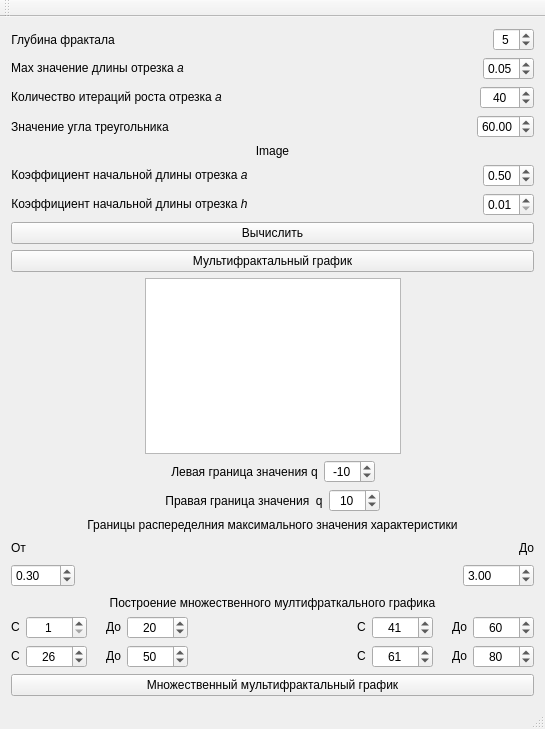
<?xml version="1.0" encoding="UTF-8"?>
<ui version="4.0">
 <class>MainWindow</class>
 <widget class="QMainWindow" name="MainWindow">
  <property name="geometry">
   <rect>
    <x>0</x>
    <y>0</y>
    <width>545</width>
    <height>729</height>
   </rect>
  </property>
  <property name="windowTitle">
   <string>Размах фрактала от количества фаз</string>
  </property>
  <widget class="QWidget" name="centralWidget">
   <layout class="QVBoxLayout" name="verticalLayout">
    <item>
     <layout class="QHBoxLayout" name="horizontalLayout_5">
      <item>
       <widget class="QLabel" name="label_3">
        <property name="text">
         <string>Глубина фрактала</string>
        </property>
        <property name="textFormat">
         <enum>Qt::AutoText</enum>
        </property>
        <property name="alignment">
         <set>Qt::AlignCenter</set>
        </property>
       </widget>
      </item>
      <item>
       <spacer name="horizontalSpacer_3">
        <property name="orientation">
         <enum>Qt::Horizontal</enum>
        </property>
        <property name="sizeHint" stdset="0">
         <size>
          <width>40</width>
          <height>20</height>
         </size>
        </property>
       </spacer>
      </item>
      <item>
       <widget class="QSpinBox" name="sb_fractal_depth">
        <property name="alignment">
         <set>Qt::AlignCenter</set>
        </property>
        <property name="minimum">
         <number>1</number>
        </property>
        <property name="maximum">
         <number>10</number>
        </property>
        <property name="value">
         <number>5</number>
        </property>
       </widget>
      </item>
     </layout>
    </item>
    <item>
     <layout class="QHBoxLayout" name="horizontalLayout_9">
      <item>
       <widget class="QLabel" name="label_4">
        <property name="text">
         <string>&lt;html&gt;&lt;head/&gt;&lt;body&gt;&lt;p&gt;Max значение длины отрезка &lt;span style=&quot; font-style:italic;&quot;&gt;a&lt;/span&gt;&lt;/p&gt;&lt;/body&gt;&lt;/html&gt;</string>
        </property>
        <property name="alignment">
         <set>Qt::AlignCenter</set>
        </property>
       </widget>
      </item>
      <item>
       <spacer name="horizontalSpacer_12">
        <property name="orientation">
         <enum>Qt::Horizontal</enum>
        </property>
        <property name="sizeHint" stdset="0">
         <size>
          <width>18</width>
          <height>20</height>
         </size>
        </property>
       </spacer>
      </item>
      <item>
       <widget class="QDoubleSpinBox" name="dsb_max_line_legth">
        <property name="minimum">
         <double>0.010000000000000</double>
        </property>
        <property name="maximum">
         <double>1.000000000000000</double>
        </property>
        <property name="singleStep">
         <double>0.010000000000000</double>
        </property>
        <property name="value">
         <double>0.050000000000000</double>
        </property>
       </widget>
      </item>
     </layout>
    </item>
    <item>
     <layout class="QHBoxLayout" name="horizontalLayout_15">
      <item>
       <widget class="QLabel" name="l_single_phase_count_iterations_2">
        <property name="text">
         <string>&lt;html&gt;&lt;head/&gt;&lt;body&gt;&lt;p&gt;Количество итераций роста отрезка &lt;span style=&quot; font-style:italic;&quot;&gt;a&lt;/span&gt;&lt;/p&gt;&lt;/body&gt;&lt;/html&gt;</string>
        </property>
        <property name="textFormat">
         <enum>Qt::AutoText</enum>
        </property>
        <property name="alignment">
         <set>Qt::AlignCenter</set>
        </property>
       </widget>
      </item>
      <item>
       <spacer name="horizontalSpacer_14">
        <property name="orientation">
         <enum>Qt::Horizontal</enum>
        </property>
        <property name="sizeHint" stdset="0">
         <size>
          <width>40</width>
          <height>20</height>
         </size>
        </property>
       </spacer>
      </item>
      <item>
       <widget class="QSpinBox" name="sb_count_iterations">
        <property name="alignment">
         <set>Qt::AlignCenter</set>
        </property>
        <property name="minimum">
         <number>1</number>
        </property>
        <property name="maximum">
         <number>5000</number>
        </property>
        <property name="singleStep">
         <number>5</number>
        </property>
        <property name="value">
         <number>40</number>
        </property>
       </widget>
      </item>
     </layout>
    </item>
    <item>
     <layout class="QHBoxLayout" name="horizontalLayout_10">
      <item>
       <widget class="QLabel" name="label_10">
        <property name="text">
         <string>Значение угла треугольника</string>
        </property>
        <property name="alignment">
         <set>Qt::AlignCenter</set>
        </property>
       </widget>
      </item>
      <item>
       <spacer name="horizontalSpacer_13">
        <property name="orientation">
         <enum>Qt::Horizontal</enum>
        </property>
        <property name="sizeHint" stdset="0">
         <size>
          <width>13</width>
          <height>20</height>
         </size>
        </property>
       </spacer>
      </item>
      <item>
       <widget class="QDoubleSpinBox" name="dsb_angle">
        <property name="minimum">
         <double>1.000000000000000</double>
        </property>
        <property name="maximum">
         <double>89.000000000000000</double>
        </property>
        <property name="singleStep">
         <double>0.100000000000000</double>
        </property>
        <property name="value">
         <double>60.000000000000000</double>
        </property>
       </widget>
      </item>
     </layout>
    </item>
    <item>
     <widget class="QLabel" name="lb_image">
      <property name="text">
       <string>Image</string>
      </property>
      <property name="alignment">
       <set>Qt::AlignCenter</set>
      </property>
     </widget>
    </item>
    <item>
     <layout class="QHBoxLayout" name="horizontalLayout_21">
      <item>
       <widget class="QLabel" name="l_several_phase_coefficient_a_2">
        <property name="text">
         <string>&lt;html&gt;&lt;head/&gt;&lt;body&gt;&lt;p&gt;Коэффициент начальной длины отрезка &lt;span style=&quot; font-style:italic;&quot;&gt;a&lt;/span&gt;&lt;/p&gt;&lt;/body&gt;&lt;/html&gt;</string>
        </property>
        <property name="textFormat">
         <enum>Qt::AutoText</enum>
        </property>
        <property name="alignment">
         <set>Qt::AlignCenter</set>
        </property>
       </widget>
      </item>
      <item>
       <spacer name="horizontalSpacer_16">
        <property name="orientation">
         <enum>Qt::Horizontal</enum>
        </property>
        <property name="sizeHint" stdset="0">
         <size>
          <width>40</width>
          <height>20</height>
         </size>
        </property>
       </spacer>
      </item>
      <item>
       <widget class="QDoubleSpinBox" name="dsb_several_phase_coefficient_a">
        <property name="minimum">
         <double>0.010000000000000</double>
        </property>
        <property name="maximum">
         <double>1.000000000000000</double>
        </property>
        <property name="singleStep">
         <double>0.010000000000000</double>
        </property>
        <property name="value">
         <double>0.500000000000000</double>
        </property>
       </widget>
      </item>
     </layout>
    </item>
    <item>
     <layout class="QHBoxLayout" name="horizontalLayout_22">
      <item>
       <widget class="QLabel" name="l_several_phase_coefficient_h_2">
        <property name="text">
         <string>&lt;html&gt;&lt;head/&gt;&lt;body&gt;&lt;p&gt;Коэффициент начальной длины отрезка &lt;span style=&quot; font-style:italic;&quot;&gt;h&lt;/span&gt;&lt;/p&gt;&lt;/body&gt;&lt;/html&gt;</string>
        </property>
        <property name="textFormat">
         <enum>Qt::AutoText</enum>
        </property>
        <property name="alignment">
         <set>Qt::AlignCenter</set>
        </property>
       </widget>
      </item>
      <item>
       <spacer name="horizontalSpacer_17">
        <property name="orientation">
         <enum>Qt::Horizontal</enum>
        </property>
        <property name="sizeHint" stdset="0">
         <size>
          <width>40</width>
          <height>20</height>
         </size>
        </property>
       </spacer>
      </item>
      <item>
       <widget class="QDoubleSpinBox" name="dsb_several_phase_coefficient_h">
        <property name="minimum">
         <double>0.010000000000000</double>
        </property>
        <property name="maximum">
         <double>1.000000000000000</double>
        </property>
        <property name="singleStep">
         <double>0.010000000000000</double>
        </property>
        <property name="value">
         <double>0.010000000000000</double>
        </property>
       </widget>
      </item>
     </layout>
    </item>
    <item>
     <widget class="QPushButton" name="pb_calculate_fractal">
      <property name="text">
       <string>Вычислить</string>
      </property>
     </widget>
    </item>
    <item>
     <widget class="QPushButton" name="pb_multifractal_graph_build">
      <property name="text">
       <string>Мультифрактальный график</string>
      </property>
     </widget>
    </item>
    <item>
     <layout class="QHBoxLayout" name="horizontalLayout_2">
      <item>
       <spacer name="horizontalSpacer">
        <property name="orientation">
         <enum>Qt::Horizontal</enum>
        </property>
        <property name="sizeHint" stdset="0">
         <size>
          <width>40</width>
          <height>20</height>
         </size>
        </property>
       </spacer>
      </item>
      <item>
       <widget class="QTextEdit" name="te_iterations_growth">
        <property name="html">
         <string>&lt;!DOCTYPE HTML PUBLIC &quot;-//W3C//DTD HTML 4.0//EN&quot; &quot;http://www.w3.org/TR/REC-html40/strict.dtd&quot;&gt;
&lt;html&gt;&lt;head&gt;&lt;meta name=&quot;qrichtext&quot; content=&quot;1&quot; /&gt;&lt;style type=&quot;text/css&quot;&gt;
p, li { white-space: pre-wrap; }
&lt;/style&gt;&lt;/head&gt;&lt;body style=&quot; font-family:'Ubuntu'; font-size:11pt; font-weight:400; font-style:normal;&quot;&gt;
&lt;p align=&quot;center&quot; style=&quot;-qt-paragraph-type:empty; margin-top:0px; margin-bottom:0px; margin-left:0px; margin-right:0px; -qt-block-indent:0; text-indent:0px;&quot;&gt;&lt;br /&gt;&lt;/p&gt;&lt;/body&gt;&lt;/html&gt;</string>
        </property>
       </widget>
      </item>
      <item>
       <spacer name="horizontalSpacer_2">
        <property name="orientation">
         <enum>Qt::Horizontal</enum>
        </property>
        <property name="sizeHint" stdset="0">
         <size>
          <width>40</width>
          <height>20</height>
         </size>
        </property>
       </spacer>
      </item>
     </layout>
    </item>
    <item>
     <layout class="QHBoxLayout" name="horizontalLayout_6">
      <item>
       <spacer name="horizontalSpacer_4">
        <property name="orientation">
         <enum>Qt::Horizontal</enum>
        </property>
        <property name="sizeHint" stdset="0">
         <size>
          <width>40</width>
          <height>20</height>
         </size>
        </property>
       </spacer>
      </item>
      <item>
       <layout class="QHBoxLayout" name="horizontalLayout_3">
        <item>
         <widget class="QLabel" name="label_11">
          <property name="text">
           <string>Левая граница значения q</string>
          </property>
          <property name="alignment">
           <set>Qt::AlignCenter</set>
          </property>
         </widget>
        </item>
        <item>
         <widget class="QSpinBox" name="sb_left_q">
          <property name="alignment">
           <set>Qt::AlignCenter</set>
          </property>
          <property name="minimum">
           <number>-100</number>
          </property>
          <property name="maximum">
           <number>200</number>
          </property>
          <property name="singleStep">
           <number>5</number>
          </property>
          <property name="value">
           <number>-10</number>
          </property>
         </widget>
        </item>
       </layout>
      </item>
      <item>
       <spacer name="horizontalSpacer_5">
        <property name="orientation">
         <enum>Qt::Horizontal</enum>
        </property>
        <property name="sizeHint" stdset="0">
         <size>
          <width>40</width>
          <height>20</height>
         </size>
        </property>
       </spacer>
      </item>
     </layout>
    </item>
    <item>
     <layout class="QHBoxLayout" name="horizontalLayout_7">
      <item>
       <spacer name="horizontalSpacer_6">
        <property name="orientation">
         <enum>Qt::Horizontal</enum>
        </property>
        <property name="sizeHint" stdset="0">
         <size>
          <width>40</width>
          <height>20</height>
         </size>
        </property>
       </spacer>
      </item>
      <item>
       <layout class="QHBoxLayout" name="horizontalLayout_4">
        <item>
         <widget class="QLabel" name="label_12">
          <property name="text">
           <string>Правая граница значения  q</string>
          </property>
          <property name="alignment">
           <set>Qt::AlignCenter</set>
          </property>
         </widget>
        </item>
        <item>
         <widget class="QSpinBox" name="sb_right_q">
          <property name="alignment">
           <set>Qt::AlignCenter</set>
          </property>
          <property name="minimum">
           <number>-100</number>
          </property>
          <property name="maximum">
           <number>200</number>
          </property>
          <property name="singleStep">
           <number>5</number>
          </property>
          <property name="value">
           <number>10</number>
          </property>
         </widget>
        </item>
       </layout>
      </item>
      <item>
       <spacer name="horizontalSpacer_7">
        <property name="orientation">
         <enum>Qt::Horizontal</enum>
        </property>
        <property name="sizeHint" stdset="0">
         <size>
          <width>40</width>
          <height>20</height>
         </size>
        </property>
       </spacer>
      </item>
     </layout>
    </item>
    <item>
     <widget class="QLabel" name="label_6">
      <property name="text">
       <string>&lt;html&gt;&lt;head/&gt;&lt;body&gt;&lt;p&gt;Границы распеределния максимального значения характеристики&lt;/p&gt;&lt;/body&gt;&lt;/html&gt;</string>
      </property>
      <property name="alignment">
       <set>Qt::AlignCenter</set>
      </property>
     </widget>
    </item>
    <item>
     <layout class="QHBoxLayout" name="horizontalLayout_12">
      <item>
       <widget class="QLabel" name="label_7">
        <property name="text">
         <string>&lt;html&gt;&lt;head/&gt;&lt;body&gt;&lt;p&gt;От&lt;/p&gt;&lt;/body&gt;&lt;/html&gt;</string>
        </property>
        <property name="alignment">
         <set>Qt::AlignCenter</set>
        </property>
       </widget>
      </item>
      <item>
       <spacer name="horizontalSpacer_8">
        <property name="orientation">
         <enum>Qt::Horizontal</enum>
        </property>
        <property name="sizeHint" stdset="0">
         <size>
          <width>40</width>
          <height>20</height>
         </size>
        </property>
       </spacer>
      </item>
      <item>
       <widget class="QLabel" name="label_8">
        <property name="text">
         <string>&lt;html&gt;&lt;head/&gt;&lt;body&gt;&lt;p&gt;До&lt;/p&gt;&lt;/body&gt;&lt;/html&gt;</string>
        </property>
        <property name="alignment">
         <set>Qt::AlignCenter</set>
        </property>
       </widget>
      </item>
     </layout>
    </item>
    <item>
     <layout class="QHBoxLayout" name="horizontalLayout_11">
      <item>
       <widget class="QDoubleSpinBox" name="dsb_rnd_max_characteristic_from">
        <property name="minimum">
         <double>0.010000000000000</double>
        </property>
        <property name="maximum">
         <double>100.000000000000000</double>
        </property>
        <property name="singleStep">
         <double>0.010000000000000</double>
        </property>
        <property name="value">
         <double>0.300000000000000</double>
        </property>
       </widget>
      </item>
      <item>
       <spacer name="horizontalSpacer_9">
        <property name="orientation">
         <enum>Qt::Horizontal</enum>
        </property>
        <property name="sizeHint" stdset="0">
         <size>
          <width>40</width>
          <height>20</height>
         </size>
        </property>
       </spacer>
      </item>
      <item>
       <widget class="QDoubleSpinBox" name="dsb_rnd_max_characteristic_to">
        <property name="minimum">
         <double>0.010000000000000</double>
        </property>
        <property name="maximum">
         <double>1000.000000000000000</double>
        </property>
        <property name="singleStep">
         <double>0.010000000000000</double>
        </property>
        <property name="value">
         <double>3.000000000000000</double>
        </property>
       </widget>
      </item>
     </layout>
    </item>
    <item>
     <spacer name="verticalSpacer">
      <property name="orientation">
       <enum>Qt::Vertical</enum>
      </property>
      <property name="sizeHint" stdset="0">
       <size>
        <width>20</width>
        <height>18</height>
       </size>
      </property>
     </spacer>
    </item>
    <item>
     <widget class="QLabel" name="label">
      <property name="text">
       <string>Построение множественного мултифраткального графика</string>
      </property>
      <property name="alignment">
       <set>Qt::AlignCenter</set>
      </property>
     </widget>
    </item>
    <item>
     <layout class="QHBoxLayout" name="horizontalLayout_17">
      <item>
       <layout class="QHBoxLayout" name="horizontalLayout_8">
        <item>
         <widget class="QLabel" name="label_9">
          <property name="text">
           <string>&lt;html&gt;&lt;head/&gt;&lt;body&gt;&lt;p&gt;С&lt;/p&gt;&lt;/body&gt;&lt;/html&gt;</string>
          </property>
          <property name="alignment">
           <set>Qt::AlignCenter</set>
          </property>
         </widget>
        </item>
        <item>
         <widget class="QSpinBox" name="sb_count_items_from_1">
          <property name="alignment">
           <set>Qt::AlignCenter</set>
          </property>
          <property name="minimum">
           <number>1</number>
          </property>
          <property name="maximum">
           <number>16384</number>
          </property>
          <property name="singleStep">
           <number>5</number>
          </property>
          <property name="value">
           <number>1</number>
          </property>
         </widget>
        </item>
        <item>
         <spacer name="horizontalSpacer_10">
          <property name="orientation">
           <enum>Qt::Horizontal</enum>
          </property>
          <property name="sizeHint" stdset="0">
           <size>
            <width>13</width>
            <height>20</height>
           </size>
          </property>
         </spacer>
        </item>
        <item>
         <widget class="QLabel" name="label_13">
          <property name="text">
           <string>&lt;html&gt;&lt;head/&gt;&lt;body&gt;&lt;p&gt;До&lt;/p&gt;&lt;/body&gt;&lt;/html&gt;</string>
          </property>
          <property name="alignment">
           <set>Qt::AlignCenter</set>
          </property>
         </widget>
        </item>
        <item>
         <widget class="QSpinBox" name="sb_count_items_to_1">
          <property name="alignment">
           <set>Qt::AlignCenter</set>
          </property>
          <property name="minimum">
           <number>1</number>
          </property>
          <property name="maximum">
           <number>16384</number>
          </property>
          <property name="singleStep">
           <number>5</number>
          </property>
          <property name="value">
           <number>20</number>
          </property>
         </widget>
        </item>
       </layout>
      </item>
      <item>
       <spacer name="horizontalSpacer_19">
        <property name="orientation">
         <enum>Qt::Horizontal</enum>
        </property>
        <property name="sizeHint" stdset="0">
         <size>
          <width>18</width>
          <height>20</height>
         </size>
        </property>
       </spacer>
      </item>
      <item>
       <layout class="QHBoxLayout" name="horizontalLayout_14">
        <item>
         <widget class="QLabel" name="label_16">
          <property name="text">
           <string>&lt;html&gt;&lt;head/&gt;&lt;body&gt;&lt;p&gt;С&lt;/p&gt;&lt;/body&gt;&lt;/html&gt;</string>
          </property>
          <property name="alignment">
           <set>Qt::AlignCenter</set>
          </property>
         </widget>
        </item>
        <item>
         <widget class="QSpinBox" name="sb_count_items_from_3">
          <property name="alignment">
           <set>Qt::AlignCenter</set>
          </property>
          <property name="minimum">
           <number>1</number>
          </property>
          <property name="maximum">
           <number>16384</number>
          </property>
          <property name="singleStep">
           <number>5</number>
          </property>
          <property name="value">
           <number>41</number>
          </property>
         </widget>
        </item>
        <item>
         <spacer name="horizontalSpacer_15">
          <property name="orientation">
           <enum>Qt::Horizontal</enum>
          </property>
          <property name="sizeHint" stdset="0">
           <size>
            <width>13</width>
            <height>20</height>
           </size>
          </property>
         </spacer>
        </item>
        <item>
         <widget class="QLabel" name="label_17">
          <property name="text">
           <string>&lt;html&gt;&lt;head/&gt;&lt;body&gt;&lt;p&gt;До&lt;/p&gt;&lt;/body&gt;&lt;/html&gt;</string>
          </property>
          <property name="alignment">
           <set>Qt::AlignCenter</set>
          </property>
         </widget>
        </item>
        <item>
         <widget class="QSpinBox" name="sb_count_items_to_3">
          <property name="alignment">
           <set>Qt::AlignCenter</set>
          </property>
          <property name="minimum">
           <number>1</number>
          </property>
          <property name="maximum">
           <number>16384</number>
          </property>
          <property name="singleStep">
           <number>5</number>
          </property>
          <property name="value">
           <number>60</number>
          </property>
         </widget>
        </item>
       </layout>
      </item>
     </layout>
    </item>
    <item>
     <layout class="QHBoxLayout" name="horizontalLayout_18">
      <item>
       <layout class="QHBoxLayout" name="horizontalLayout_13">
        <item>
         <widget class="QLabel" name="label_14">
          <property name="text">
           <string>&lt;html&gt;&lt;head/&gt;&lt;body&gt;&lt;p&gt;С&lt;/p&gt;&lt;/body&gt;&lt;/html&gt;</string>
          </property>
          <property name="alignment">
           <set>Qt::AlignCenter</set>
          </property>
         </widget>
        </item>
        <item>
         <widget class="QSpinBox" name="sb_count_items_from_2">
          <property name="alignment">
           <set>Qt::AlignCenter</set>
          </property>
          <property name="minimum">
           <number>1</number>
          </property>
          <property name="maximum">
           <number>16384</number>
          </property>
          <property name="singleStep">
           <number>5</number>
          </property>
          <property name="value">
           <number>26</number>
          </property>
         </widget>
        </item>
        <item>
         <spacer name="horizontalSpacer_11">
          <property name="orientation">
           <enum>Qt::Horizontal</enum>
          </property>
          <property name="sizeHint" stdset="0">
           <size>
            <width>13</width>
            <height>20</height>
           </size>
          </property>
         </spacer>
        </item>
        <item>
         <widget class="QLabel" name="label_15">
          <property name="text">
           <string>&lt;html&gt;&lt;head/&gt;&lt;body&gt;&lt;p&gt;До&lt;/p&gt;&lt;/body&gt;&lt;/html&gt;</string>
          </property>
          <property name="alignment">
           <set>Qt::AlignCenter</set>
          </property>
         </widget>
        </item>
        <item>
         <widget class="QSpinBox" name="sb_count_items_to_2">
          <property name="alignment">
           <set>Qt::AlignCenter</set>
          </property>
          <property name="minimum">
           <number>1</number>
          </property>
          <property name="maximum">
           <number>16384</number>
          </property>
          <property name="singleStep">
           <number>5</number>
          </property>
          <property name="value">
           <number>50</number>
          </property>
         </widget>
        </item>
       </layout>
      </item>
      <item>
       <spacer name="horizontalSpacer_20">
        <property name="orientation">
         <enum>Qt::Horizontal</enum>
        </property>
        <property name="sizeHint" stdset="0">
         <size>
          <width>18</width>
          <height>20</height>
         </size>
        </property>
       </spacer>
      </item>
      <item>
       <layout class="QHBoxLayout" name="horizontalLayout_16">
        <item>
         <widget class="QLabel" name="label_18">
          <property name="text">
           <string>&lt;html&gt;&lt;head/&gt;&lt;body&gt;&lt;p&gt;С&lt;/p&gt;&lt;/body&gt;&lt;/html&gt;</string>
          </property>
          <property name="alignment">
           <set>Qt::AlignCenter</set>
          </property>
         </widget>
        </item>
        <item>
         <widget class="QSpinBox" name="sb_count_items_from_4">
          <property name="alignment">
           <set>Qt::AlignCenter</set>
          </property>
          <property name="minimum">
           <number>1</number>
          </property>
          <property name="maximum">
           <number>16384</number>
          </property>
          <property name="singleStep">
           <number>5</number>
          </property>
          <property name="value">
           <number>61</number>
          </property>
         </widget>
        </item>
        <item>
         <spacer name="horizontalSpacer_18">
          <property name="orientation">
           <enum>Qt::Horizontal</enum>
          </property>
          <property name="sizeHint" stdset="0">
           <size>
            <width>13</width>
            <height>20</height>
           </size>
          </property>
         </spacer>
        </item>
        <item>
         <widget class="QLabel" name="label_19">
          <property name="text">
           <string>&lt;html&gt;&lt;head/&gt;&lt;body&gt;&lt;p&gt;До&lt;/p&gt;&lt;/body&gt;&lt;/html&gt;</string>
          </property>
          <property name="alignment">
           <set>Qt::AlignCenter</set>
          </property>
         </widget>
        </item>
        <item>
         <widget class="QSpinBox" name="sb_count_items_to_4">
          <property name="alignment">
           <set>Qt::AlignCenter</set>
          </property>
          <property name="minimum">
           <number>1</number>
          </property>
          <property name="maximum">
           <number>16384</number>
          </property>
          <property name="singleStep">
           <number>5</number>
          </property>
          <property name="value">
           <number>80</number>
          </property>
         </widget>
        </item>
       </layout>
      </item>
     </layout>
    </item>
    <item>
     <widget class="QPushButton" name="pb_several_multifractal_graph_build">
      <property name="text">
       <string>Множественный мультифрактальный график</string>
      </property>
     </widget>
    </item>
   </layout>
  </widget>
  <widget class="QMenuBar" name="menuBar">
   <property name="geometry">
    <rect>
     <x>0</x>
     <y>0</y>
     <width>545</width>
     <height>22</height>
    </rect>
   </property>
  </widget>
  <widget class="QToolBar" name="mainToolBar">
   <attribute name="toolBarArea">
    <enum>TopToolBarArea</enum>
   </attribute>
   <attribute name="toolBarBreak">
    <bool>false</bool>
   </attribute>
  </widget>
  <widget class="QStatusBar" name="statusBar"/>
 </widget>
 <layoutdefault spacing="6" margin="11"/>
 <resources/>
 <connections/>
</ui>
